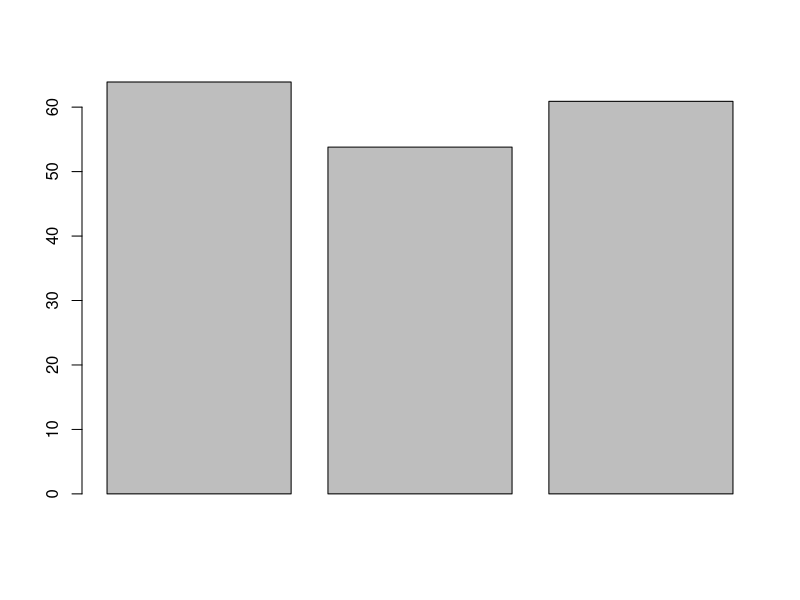
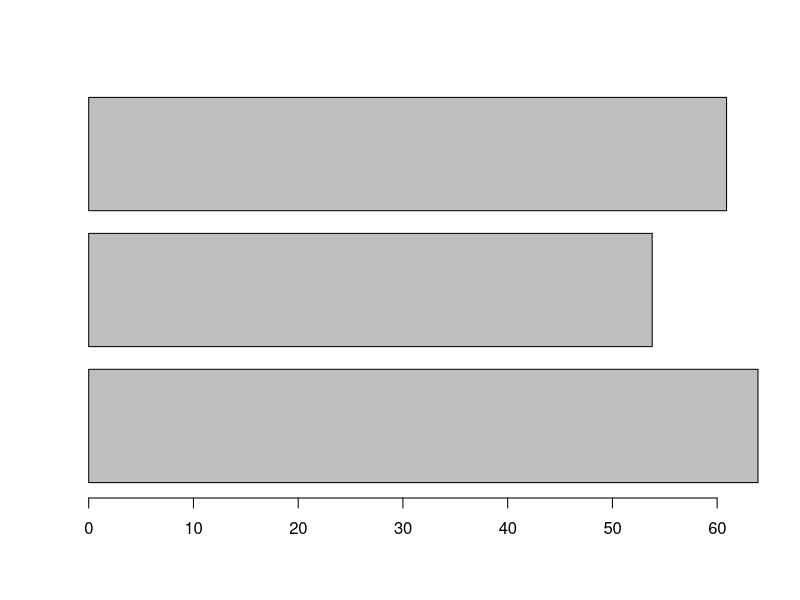
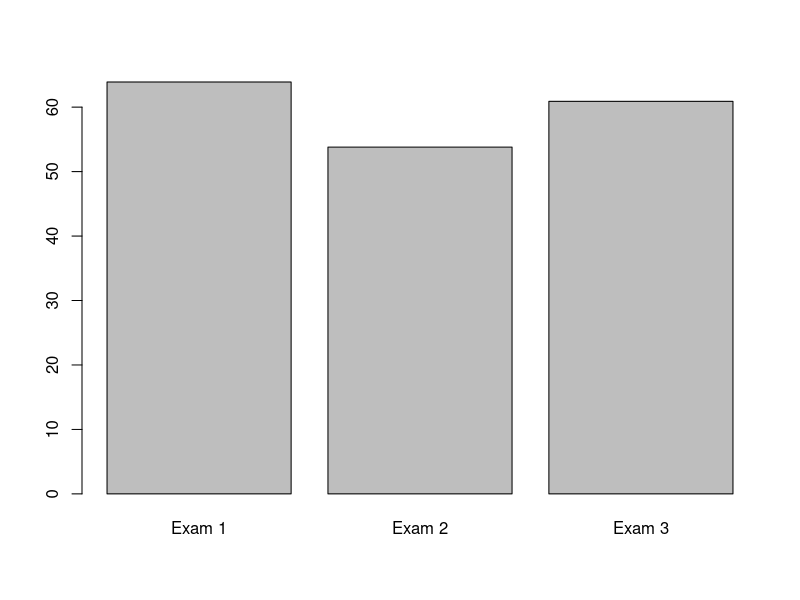
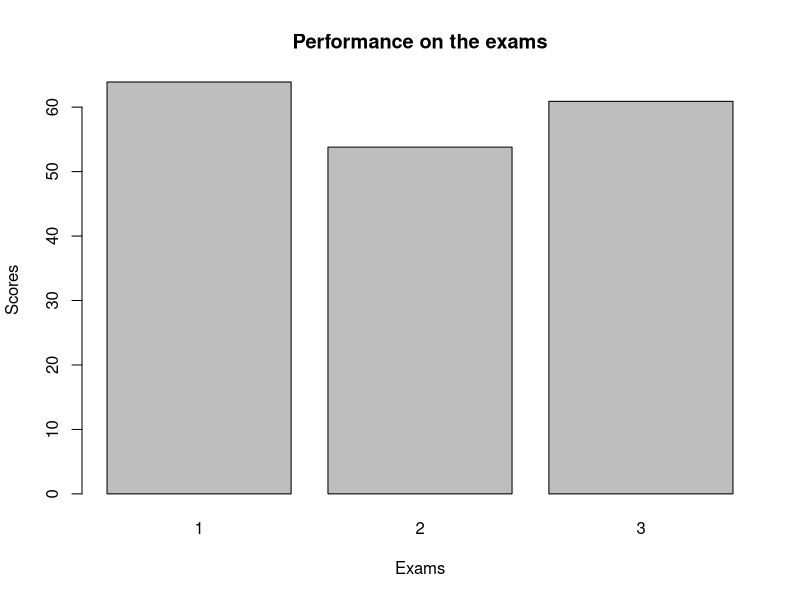
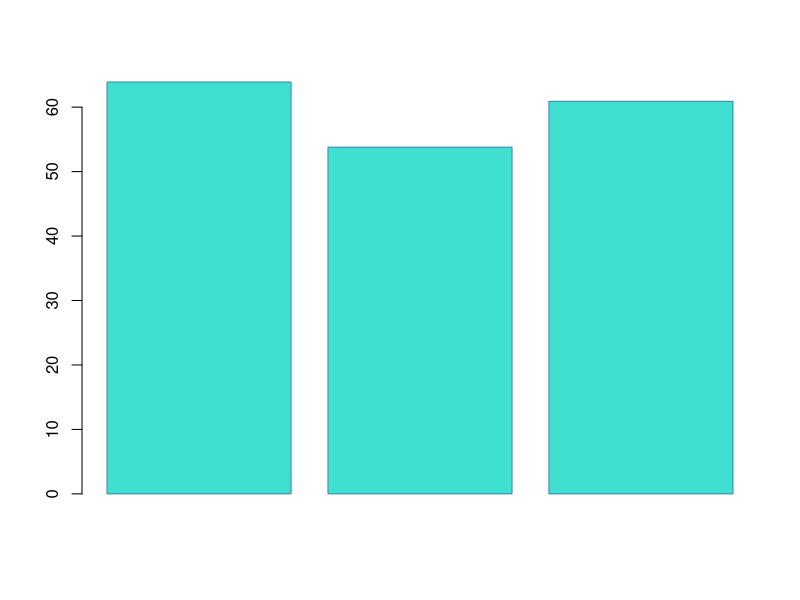
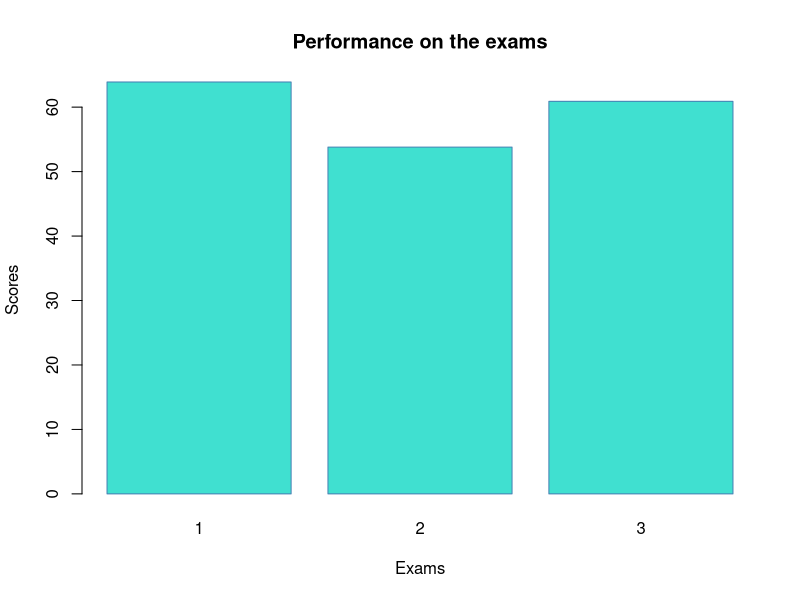
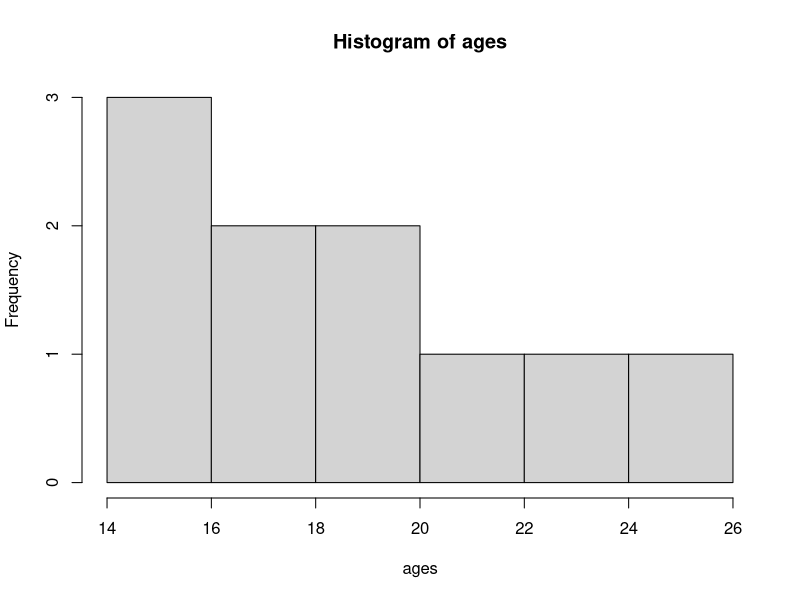
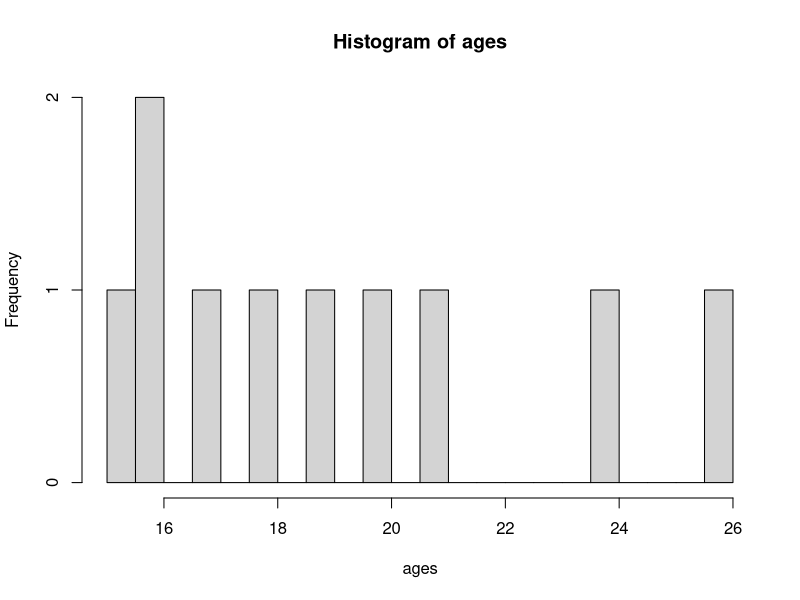

Here is the R script that generated these plots, in order:
## ---- chunk 1
knitr::opts_chunk$set(echo = TRUE)
knitr::opts_chunk$set(eval = TRUE)
## ---- chunk 2
#| message: false
library(tidyverse)
## ---- chunk 3
data()
## ---- chunk 4
language_exams <- read_csv("language_exams_shorter.csv")

head(language_exams)
## ---- chunk 5
mtcars %>%
  summarise(mean = mean(disp), n = n())
## ---- chunk 6
mean_scores <- language_exams |> 
  summarise(mean_1 = mean(exam_1),
            mean_2 = mean(exam_2),
            mean_3 = mean(exam_3))

mean_scores
## ---- chunk 7

class(mean_scores) # to show it's a tibble

mean_scores <- mean_scores |> 
  as.numeric() #quite literally, telling R to read it as numbers and not a tibble.

class(mean_scores) #now it's numeric!
## ---- chunk 8
barplot(mean_scores)
## ---- chunk 9
barplot(mean_scores, horiz = TRUE) 
## ---- chunk 10
barplot(mean_scores, names.arg = c("Exam 1", "Exam 2", "Exam 3"))
## ---- chunk 11
barplot(
  mean_scores,
  names.arg = c("1", "2", "3"),
  # Note: We change the column names to avoid duplication
  main = "Performance on the exams", # title
  xlab = "Exams", #x axis
  ylab = "Scores" #y axis
)

barplot(mean_scores, col = "turquoise", border = "steelblue")

barplot(
  mean_scores,
  col = "turquoise",
  border = "steelblue",
  names.arg = c("1", "2", "3"),
  # Note: We change the column names to avoid duplication
  main = "Performance on the exams",
  xlab = "Exams",
  ylab = "Scores"
)

## ---- chunk 12
exam_1 <- language_exams$exam_1

ages <- language_exams$age

## ---- chunk 13
hist(ages)
## ---- chunk 14
hist(ages, breaks = 20)
## ---- chunk 15
test_data <- tibble(var_1 = c(1:20),
                    var_2 = var_1^2,
                    var_3 = 4 * var_2)
## ---- chunk 16
test_data <- test_data |> 
  mutate(var_4 = var_1 / var_3)

test_data
## ---- chunk 17
plot(test_data$var_1, test_data$var_2)
## ---- chunk 18
plot(test_data$var_1, test_data$var_2, type = "p") # points

plot(test_data$var_1, test_data$var_2, type = "b") # both points and lines

plot(test_data$var_1, test_data$var_2, type = "o") # overplots points and lines

plot(test_data$var_1, test_data$var_2, type = "l") # lines

plot(test_data$var_1, test_data$var_2, type = "n") # no points or lines

## ---- chunk 19

plot(
  test_data$var_1,
  test_data$var_2,
  type = "b",
  frame = FALSE,
  pch = 20,
  col = "turquoise",
  xlab = "Age",
  ylab = "Scores"
)

#Now, we can add a second line on top.

lines(test_data$var_1,
      test_data$var_2,
      pch = 20,
      col = "darkblue",
      type = "b")



# Let's add a legend to the plot to make it clear what the lines refer to.
# Of course there are more compexities to base plots and how they look, but again, ggplot is where we are going to be heading.


legend(
  "topleft",
  legend = c("Group A", "Group B"),
  col = c("turquoise", "darkblue"),
  lty = 1:2,
  cex = 0.8
)

## ---- chunk 20
ggplot(language_exams,
       mapping = aes(x = exam_1, y = exam_2))
## ---- chunk 21

ggplot(language_exams,
       mapping = aes(x = exam_1, y = exam_2)) +
  geom_point() # for a scatter plot
## ---- chunk 22

ggplot(language_exams,
       mapping = aes(x = exam_1, y = exam_2)) +
  geom_line() # for a line plot
## ---- chunk 23
language_exams |> 
  ggplot(mapping = aes(x = exam_1, y = exam_2, shape = age_cohort)) + 
  geom_point()

## ---- chunk 24
language_exams |> 
  ggplot(mapping = aes(x = exam_1, y = exam_2, color = age_cohort)) +
  geom_point()

## ---- chunk 25
language_exams |> 
  ggplot(mapping = aes(x = exam_1, y = exam_2)) + geom_point() #explicit

language_exams |> 
  ggplot(aes(exam_1, exam_2)) + geom_point() #condensed

## ---- chunk 26
languages <- read_csv("nettle_1999_climate.csv")
## ---- chunk 27
languages |> 
  ggplot(mapping = aes(x = Langs)) + 
  geom_histogram()

## ---- chunk 28
languages |> 
  ggplot(mapping = aes(x = Langs)) + 
  geom_histogram() # No theme

languages |> 
  ggplot(mapping = aes(x = Langs)) + 
  geom_histogram() + 
  theme_gray() # Same as before, the default

languages |> 
  ggplot(mapping = aes(x = Langs)) + 
  geom_histogram() + 
  theme_minimal()	# Theme minimal

languages |> 
  ggplot(mapping = aes(x = Langs)) + 
  geom_histogram() + 
  theme_classic()	# Theme classic

## ---- chunk 29
languages |> 
  ggplot(aes(Langs)) + 
  geom_histogram()

languages |> 
  ggplot(aes(Langs)) + 
  geom_histogram(binwidth = 50)

languages |> 
  ggplot(aes(Langs)) + 
  geom_histogram(binwidth = 50,
                 color = 'turquoise4',
                 fill = 'paleturquoise')

## ---- chunk 30

languages |> 
  ggplot(aes(Langs)) + geom_histogram(binwidth = 50,
                                      color = 'turquoise4',
                                      fill = 'paleturquoise') 

## ---- chunk 31

languages |> 
  ggplot(aes(Langs)) + geom_freqpoly(binwidth = 50,
                                     color = 'turquoise4',
                                     fill = 'paleturquoise') 
## ---- chunk 32
titanic <- read_csv("titanic.csv")
## ---- chunk 33
titanic |> 
  ggplot(aes(passengerClass)) + 
  geom_bar()

titanic |> 
  ggplot(aes(passengerClass, fill = survived)) + 
  geom_bar()

titanic |> 
  ggplot(aes(passengerClass, fill = survived)) + 
  geom_bar(position = 	"dodge")

## ---- chunk 34
car_prices <- read_csv("carprice.csv")  
## ---- chunk 35
car_prices |> 
  ggplot(aes(Type, Price)) + 
  geom_bar(stat = "identity")

## ---- chunk 36
cars_prices_grouped <- car_prices %>%
  group_by(Type) %>%
  summarise(Price = mean(Price))

## ---- chunk 37
cars_prices_grouped # Compare to car_prices above
## ---- chunk 38
cars_prices_grouped |> 
  ggplot(aes(Type, Price)) + 
  geom_bar(stat = "identity")
## ---- chunk 39
car_prices  |> 
  group_by(Type)  |> 
  summarise(Price = mean(Price)) |> 
  ggplot(aes(Type, Price)) + 
  geom_bar(stat = "identity")
## ---- chunk 40

#ToothGrowth$dose <- as.factor(ToothGrowth$dose) ## just as an example

ToothGrowth <- ToothGrowth |> 
  mutate(dose = as.factor(dose))
## ---- chunk 41
ToothGrowth |> 
  ggplot(aes(x = dose, y = len)) + 
  geom_boxplot()

## ---- chunk 42
our_boxplot <- ggplot(ToothGrowth, aes(x = dose, y = len)) + 
  geom_boxplot()

## ---- chunk 43
our_boxplot
## ---- chunk 44
our_boxplot + coord_flip()
## ---- chunk 45
ToothGrowth |> 
  ggplot(aes(x = dose, y = len)) +
  geom_boxplot(
    outlier.colour = "darkblue",
    outlier.shape = 0, # square
    outlier.size = 4)

ToothGrowth |> 
  ggplot(aes(x = dose, y = len)) +
  geom_boxplot(
    outlier.colour = "darkblue",
    outlier.shape = 1, # circle
    outlier.size = 4)

## ---- chunk 46
our_boxplot + stat_summary(
  fun.y = mean,
  geom = "point",
  shape = 23,
  size = 4
)

## ---- chunk 47
our_boxplot + 
  geom_dotplot(binaxis = 'y',
               stackdir = 'center',
               dotsize = 0.5)

## ---- chunk 48
our_boxplot + 
  geom_jitter(shape = 16, position = position_jitter(0.2))
## ---- chunk 49
ToothGrowth |> 
  ggplot(aes(x = dose, y = len)) + 
  geom_violin()
## ---- chunk 50
languages <- read_csv("nettle_1999_climate.csv")
## ---- chunk 51
ggplot(languages, aes(MGS, Langs)) + geom_point()
## ---- chunk 52
ggplot(languages, aes(MGS, Langs, label = Country)) + geom_text()
## ---- chunk 53
language_exams <- read_csv("language_exams_shorter.csv")
## ---- chunk 54
language_exams |> 
  ggplot(aes(x = exam_1, y = exam_2, color = age_cohort)) + 
  geom_point()

## ---- chunk 55
language_exams |> 
  ggplot(aes(x = exam_1, y = exam_2, color = age_cohort)) + 
  geom_point(size = 2)

## ---- chunk 56

language_exams |> 
  ggplot(aes(x = exam_1, y = exam_2, color = age_cohort))	+
  geom_point(size = 3)

language_exams |> 
  ggplot(aes(x = exam_1, y = exam_2, color = age_cohort)) + 
  geom_point(size = 4)

## ---- chunk 57
language_exams |> 
  ggplot(aes(x = exam_1, y = exam_2, color = age_cohort)) +
  geom_point(size = 3, shape = 'triangle') # Same as writing 2

language_exams |> 
  ggplot(aes(x = exam_1, y = exam_2, color = age_cohort)) +
  geom_point(size = 4, shape = 'diamond') # Same as writing 5

language_exams |> 
  ggplot(aes(x = exam_1, y = exam_2, color = age_cohort)) +
  geom_point(size = 3, shape = 'square') # Same as writing 0

## ---- chunk 58
language_exams |> 
  ggplot(aes(x = exam_1,
             y = exam_2,
             label = student,
             color = age_cohort)) + 
  geom_point(size = 3, shape = 'triangle') +
  geom_text(size = 4)

## ---- chunk 59
#|echo: false


library(ggrepel)
## ---- chunk 60
language_exams |> 
  ggplot(aes(x = exam_1,
             y = exam_2,
             label = student,
             color = age_cohort)) + 
  geom_point(size = 3) +
  geom_text_repel(size = 4, segment.alpha = 2)

## ---- chunk 61

ggsave('our_plot.png', width = 8, height = 6)

ggsave('our_plot.pdf', width = 8, height = 6)

ggsave('our_plot.jpeg', width = 8, height = 6)

## ---- chunk 62

ggsave(
  'our_plot_300.jpeg',
  width = 8,
  height = 6,
  dpi = 300
)

ggsave(
  'our_plot_screen.jpeg',
  width = 8,
  height = 6,
  dpi = 'screen'
)

ggsave(
  'our_plot_retina.jpeg',
  width = 8,
  height = 6,
  dpi = 'retina'
)
## ---- chunk 63

barplot(c(2,5), col=c("paleturquoise", "mistyrose"))

barplot(c(2,5), col=c("#30D5C8", "#FFE4E1"))
